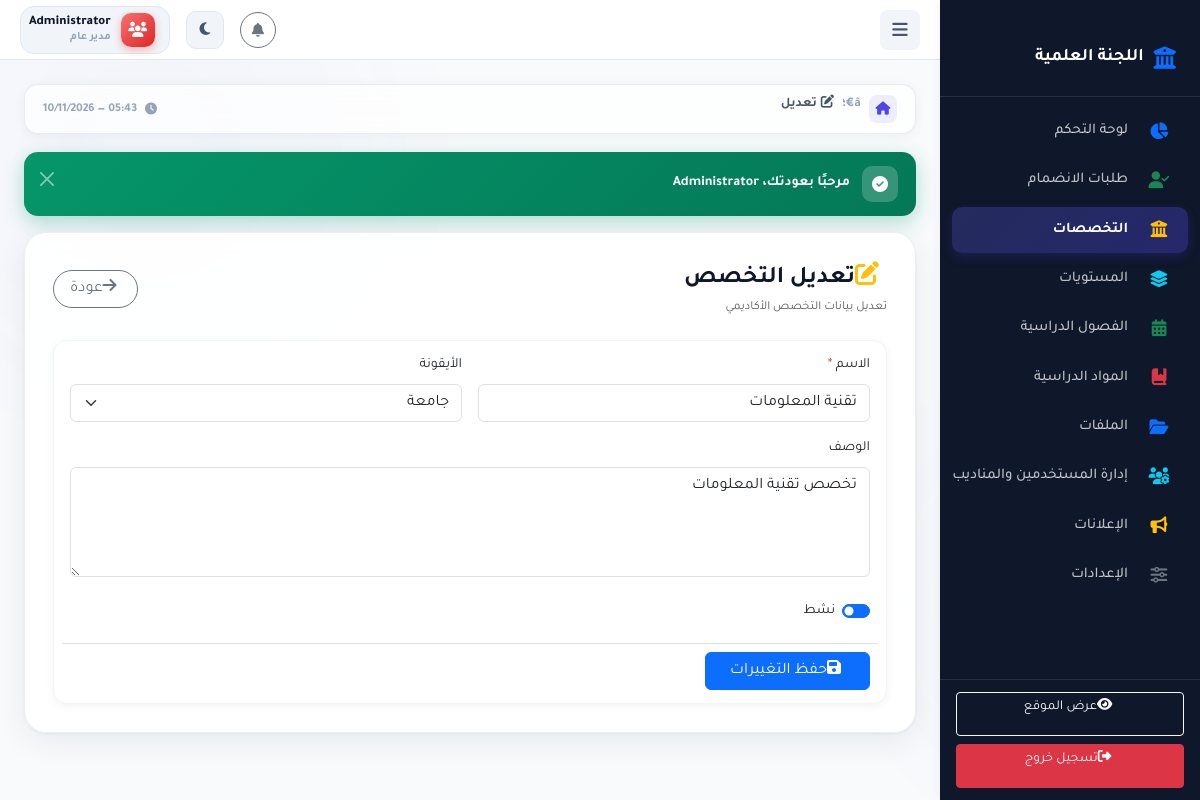
Screenshot of /admin/majors/2/edit (signed in) with the database file from the repository.
### tables this page shows
CREATE TABLE IF NOT EXISTS majors (
    id INT PRIMARY KEY AUTO_INCREMENT,
    name VARCHAR(100) NOT NULL UNIQUE,
    description TEXT,
    icon VARCHAR(50) DEFAULT 'fa-graduation-cap',
    is_active BOOLEAN DEFAULT TRUE,
    created_at TIMESTAMP DEFAULT CURRENT_TIMESTAMP,
    updated_at TIMESTAMP DEFAULT CURRENT_TIMESTAMP ON UPDATE CURRENT_TIMESTAMP
);

### app/Core/Controller.php (called while the page is built, shortened)
<?php
abstract class Controller
{
    protected function view(string $view, array $data = []): void
    {
        View::render($view, $data);
    }
    protected function getParam(string $key, $default = null)
    {
        return $_GET[$key] ?? $default;
    }
}

### app/Controllers/MajorController.php (called while the page is built, shortened)
<?php
class MajorController extends Controller
{
    public function edit(): void
    {
        $id = $this->getParam('id');
        $major = Major::find($id);
        $levels = \App\Models\Level::all();
        $semesters = \App\Models\Semester::all();
        $this->view('admin/majors/edit', ['major' => $major, 'levels' => $levels, 'semesters' => $semesters]);
    }
}

### public/index.php (called while the page is built, shortened)
<?php
require_once __DIR__ . '/../app/Config/Helpers.php';
spl_autoload_register(function ($class) {
    if (str_starts_with($class, 'App\\')) {
        $file = __DIR__ . '/../app/' . str_replace('\\', '/', substr($class, 4)) . '.php';
    }
});
$router = new \App\Config\Router();
$router->registerMiddleware('Auth', \App\Middleware\Auth::class);
$router->registerMiddleware('Admin', \App\Middleware\Admin::class);
$router->registerMiddleware('AdminAccess', \App\Middleware\AdminAccess::class);
$uri = $_SERVER['REQUEST_URI'];
$method = $_SERVER['REQUEST_METHOD'];
$router->dispatch($uri, $method);

### index.php (called while the page is built, shortened)
<?php
require __DIR__ . '/public/index.php';

### app/Config/Helpers.php (called while the page is built, shortened)
<?php
if (!function_exists('env')) {
    function env(string $key, $default = null)
    {
        $value = getenv($key);
        switch (strtolower($value)) {
            case 'false':
                return false;
        }
        return $value;
    }
}
if (!function_exists('url')) {
    function url(string $path = ''): string
    {
        $scriptName = $_SERVER['SCRIPT_NAME'] ?? '';
        $basePath = rtrim(dirname($scriptName), '/\\');
        return $basePath . '/' . ltrim($path, '/\\');
    }
}
if (!function_exists('old')) {
    function old(string $key, $default = '')
    {
        return $_SESSION['_old_input'][$key] ?? $default;
    }
}
if (!function_exists('escape')) {
    function escape(?string $value): string
    {
        return htmlspecialchars($value ?? '', ENT_QUOTES, 'UTF-8');
    }
}

### config/database.php (called while the page is built)
<?php
return [
    'driver' => 'mysql',
    'host' => env('DB_HOST', '127.0.0.1'),
    'port' => env('DB_PORT', 3306),
    'database' => env('DB_NAME', 'university_system'),
    'username' => env('DB_USER', 'root'),
    'password' => env('DB_PASS', ''),
    'charset' => 'utf8mb4',
    'collation' => 'utf8mb4_unicode_ci',
    'prefix' => '',
];

### app/Config/Database.php (called while the page is built, shortened)
<?php
class Database
{
    private static ?Database $instance = null;
    private ?PDO $connection = null;
    private function __construct()
    {
        $config = require __DIR__ . '/../../config/database.php';
        try {
            $dsn = "mysql:host={$config['host']};port={$config['port']};dbname={$config['database']};charset={$config['charset']}";
            $this->connection = new PDO($dsn, $config['username'], $config['password'], [
                PDO::ATTR_ERRMODE => PDO::ERRMODE_EXCEPTION,
                PDO::ATTR_DEFAULT_FETCH_MODE => PDO::FETCH_OBJ,
                PDO::ATTR_EMULATE_PREPARES => false,
            ]);
        } catch (PDOException $e) {
            die('Database connection failed: ' . $e->getMessage());
        }
    }
    public static function getInstance(): self
    {
        if (self::$instance === null) {
            self::$instance = new self();
        }
        return self::$instance;
    }
    public function getConnection(): PDO
    {
        return $this->connection;
    }
    public static function raw(string $sql, array $params = []): \PDOStatement
    {
        $stmt = self::getInstance()->getConnection()->prepare($sql);
        $stmt->execute($params);
        return $stmt;
    }
    public static function fetch(string $sql, array $params = [])
    {
        return self::raw($sql, $params)->fetch();
    }
}

### app/Core/Model.php (called while the page is built, shortened)
<?php
abstract class Model
{
    protected static string $table;
    public static function find(int $id)
    {
        return Database::fetch("SELECT * FROM " . static::$table . " WHERE id = ?", [$id]);
    }
}

### app/Views/admin/majors/edit.php (the view, shortened to what this page needs)
<div class="d-flex justify-content-between align-items-center flex-wrap gap-2 mb-4">
    <div>
        <h4 class="fw-bold mb-1"><i class="fas fa-edit ms-2 text-warning"></i>تعديل التخصص</h4>
        <p class="text-muted small mb-0">تعديل بيانات التخصص الأكاديمي</p>
    </div>
    <div>
        <a href="<?php echo url('/admin/majors'); ?>" class="btn btn-outline-secondary rounded-pill px-3">
            <i class="fas fa-arrow-right ms-1"></i>عودة
        </a>
    </div>
</div>
<div class="card shadow-sm">
    <div class="card-body">
        <form action="<?php echo url('/admin/majors/' . escape($major->id) . '/update'); ?>" method="POST">
            <div class="row g-3">
                <div class="col-md-6">
                    <label for="name" class="form-label">الاسم <span class="text-danger">*</span></label>
                    <input type="text" class="form-control" id="name" name="name" value="<?php echo escape(old('name', $major->name)); ?>" required>
                </div>
                <div class="col-md-6">
                    <label for="icon" class="form-label">الأيقونة</label>
                    <select class="form-select" id="icon" name="icon">
                        <option value="fas fa-university" <?php echo (old('icon', $major->icon ?? '') === 'fas fa-university') ? 'selected' : ''; ?>>جامعة</option>
                    </select>
                </div>
                <div class="col-12">
                    <label for="description" class="form-label">الوصف</label>
                    <textarea class="form-control" id="description" name="description" rows="4" placeholder="وصف مختصر عن التخصص..."><?php echo escape(old('description', $major->description ?? '')); ?></textarea>
                </div>
                <div class="col-md-6">
                    <div class="form-check form-switch mt-2">
                        <input class="form-check-input" type="checkbox" id="is_active" name="is_active" value="1" <?php echo (old('is_active', $major->is_active ?? '1')) ? 'checked' : ''; ?>>
                        <label class="form-check-label" for="is_active">نشط</label>
                    </div>
                </div>
                <div class="col-12 pt-2 border-top">
                    <button type="submit" class="btn btn-primary px-4">
                        <i class="fas fa-save ms-1"></i>حفظ التغييرات
                    </button>
                </div>
            </div>
        </form>
    </div>
</div>

### app/Config/Router.php (shortened to what this page needs)
<?php
class Router
{
    private array $routes = [];
    public function __construct()
    {
        $routes = require __DIR__ . '/../../config/routes.php';
        foreach ($routes as $pattern => $config) {
            $this->routes[] = [
                'pattern' => $this->patternToRegex($pattern),
                'original' => $pattern,
                'config' => $config,
            ];
        }
    }
    private function patternToRegex(string $pattern): string
    {
        $regex = preg_replace('/\{(\w+)\}/', '(?P<$1>[^/]+)', $pattern);
        return '#^' . $regex . '$#';
    }
    public function dispatch(string $uri, string $method): void
    {
        $uri = parse_url($uri, PHP_URL_PATH);
        $uri = str_replace('\\', '/', $uri);
        $uri = rtrim($uri, '/') ?: '/';
        $basePath = str_replace('\\', '/', dirname($_SERVER['SCRIPT_NAME'] ?? ''));
        if ($basePath !== '/' && $basePath !== '.') {
            if (str_starts_with($uri, $basePath)) {
                $uri = substr($uri, strlen($basePath));
            } else {
                $basePathNoPublic = preg_replace('#/public$#i', '', $basePath);
                if ($basePathNoPublic !== '' && $basePathNoPublic !== '/' && str_starts_with($uri, $basePathNoPublic)) {
                    $uri = substr($uri, strlen($basePathNoPublic));
                }
            }
        }
        $uri = '/' . ltrim($uri, '/');
        foreach ($this->routes as $route) {
            if (!preg_match($route['pattern'], $uri, $matches)) {
                continue;
            }
            $params = array_filter($matches, 'is_string', ARRAY_FILTER_USE_KEY);
            $action = $route['config']['action'];
            $controller = new $controllerClass();
            if (!empty($params)) {
                $controller->$action(...array_values($params));
            } else {
                $controller->$action();
            }
            return;
        }
    }
}

### public/assets/css/responsive.css (style rules this page uses)
html { font-size: 16px; }
.card { border-radius: 12px; }
html, body { overflow-x: hidden; max-width: 100%; }
* { min-width: 0; }

### rows the page displays
majors: name "تقنية المعلومات", description "تخصص تقنية المعلومات", is_active "☑"
